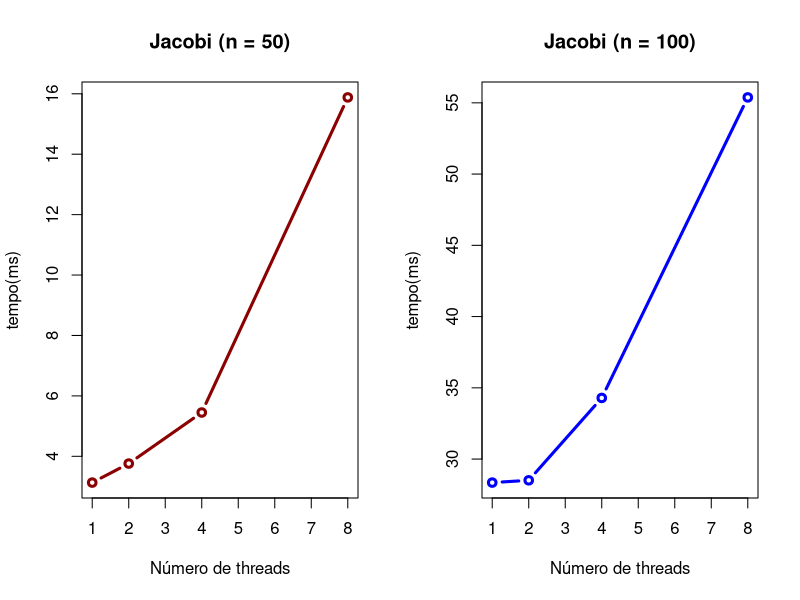

This chart was generated by the following R code:
# plot graphics for exercise #1

x <- c(1, 2, 4, 8)
y50 <- c(3.13, 3.76, 5.45, 15.88)
y100 <- c(28.35, 28.51, 34.29, 55.38)
png(file="jacobi.png", bg="transparent")
par(mfrow=c(1,2))
plot(x,  y50, main="Jacobi (n = 50)",  xlab="Número de threads", ylab="tempo(ms)", type="b", col="dark red", lwd=3)
plot(x, y100, main="Jacobi (n = 100)", xlab="Número de threads", ylab="tempo(ms)", type="b", col="blue", lwd=3)
dev.off()
